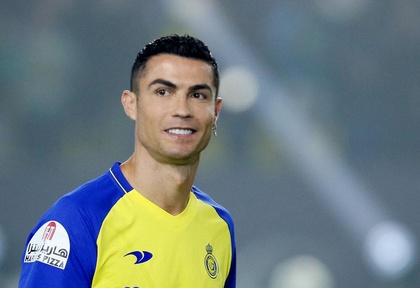
%> input picture siuu.jpg, 420 x 288 px, shrunk from 1000 x 685 before the run
$ octave canny.m   (GNU Octave 9; MATLAB toolbox functions it lacks are replaced by stand-ins)
%> lines starting %> are read from the running program, lines starting %| are printed output that depends on the picture; in (x1, y1, x2, y2) boxes, pixels count from 0 and x2, y2 are one past the last pixel; in counts of white or black regions, pixels touching at a corner belong together; the program's own positions count from 1
### gauFilter.m
function g = gauFilter(size,sigma)
size = fix(size) / 2;
[x, y] = meshgrid(-size:size, -size:size);
normal = 1 / (2.0 * pi * sigma^2);
g = exp(-((x.^2 + y.^2) / (2.0 * sigma^2))) * normal;
endfunction

### canny.m
clear all;
clc;
close all;
%Input image
img = imread("siuu.jpg");
%> img is the input picture: size 288x420x3 uint8; mean R, G, B 110, 123.4, 126
%Show input image
##figure, imshow(img);
%convert to gray image
R = img(:,:,1);
G = img(:,:,2);
B = img(:,:,3);
img = 0.298936*R + 0.587043*G + 0.114021*B;
%> img: size 288x420 uint8
img = double (img);
%> img: size 288x420 double
figure,imshow(img,[]);
title('Grayscale');
%Gaussian Filter Coefficient
g1 = gauFilter(5,1.0);
A = conv2(img, g1, 'same');
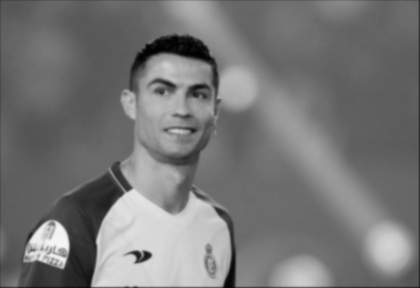
%> A: size 288x420 double; min 0.994, max 245.4, mean 118.7

figure,imshow(A,[]);
title('Blur Gaussian');
%Filter for horizontal and vertical direction
KGx = [-1, 0, 1; -2, 0, 2; -1, 0, 1];
KGy = [1, 2, 1; 0, 0, 0; -1, -2, -1];

%Convolution by image by horizontal and vertical filter
Filtered_X = conv2(A, KGx, 'same');
Filtered_Y = conv2(A, KGy, 'same');
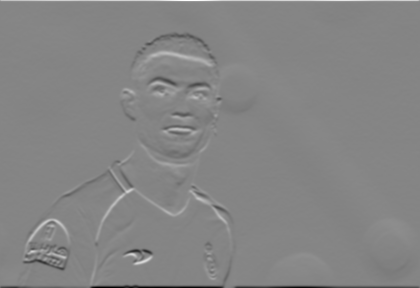
%> Filtered_Y: size 288x420 double; min -743.6, max 681.3, mean -0.4; drawn with min black and max white

%Calculate directions/orientations
arah = atan2 (Filtered_Y, Filtered_X);
arah = arah*180/pi;
pan=size(A,1);
%> pan = 288
leb=size(A,2);
%> leb = 420
##
%Adjustment for negative directions, making all directions positive
for i=1:pan
    for j=1:leb
        if (arah(i,j)<0)
            arah(i,j)=360+arah(i,j);
        end;
    end;
end;
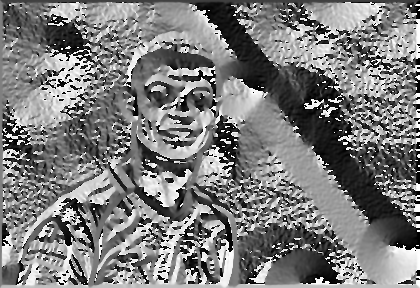
%> arah: size 288x420 double; min 0.00104, max 360, mean 175.5; drawn with min black and max white
arah2=zeros(pan, leb);
%Adjusting directions to nearest 0, 45, 90, or 135 degree
for i = 1  : pan
    for j = 1 : leb
        if ((arah(i, j) >= 0 ) && (arah(i, j) < 22.5) || (arah(i, j) >= 157.5) && (arah(i, j) < 202.5) || (arah(i, j) >= 337.5) && (arah(i, j) <= 360))
            arah2(i, j) = 0;
        elseif ((arah(i, j) >= 22.5) && (arah(i, j) < 67.5) || (arah(i, j) >= 202.5) && (arah(i, j) < 247.5))
            arah2(i, j) = 45;
        elseif ((arah(i, j) >= 67.5 && arah(i, j) < 112.5) || (arah(i, j) >= 247.5 && arah(i, j) < 292.5))
            arah2(i, j) = 90;
        elseif ((arah(i, j) >= 112.5 && arah(i, j) < 157.5) || (arah(i, j) >= 292.5 && arah(i, j) < 337.5))
            arah2(i, j) = 135;
        end;
    end;
end;
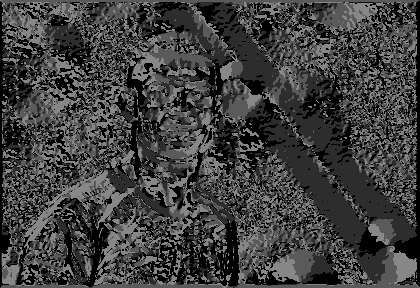
%> arah2: size 288x420 double; min 0, max 135, mean 62.7


##%Calculate magnitude
magnitude = (Filtered_X.^2) + (Filtered_Y.^2);
magnitude2 = sqrt(magnitude);
figure;
imshow(magnitude2,[]);
title('Magnitude');
##
BW = zeros (pan, leb);
%Non-Maximum Supression
for i=2:pan-1
    for j=2:leb-1
        if (arah2(i,j)==0)
            BW(i,j) = (magnitude2(i,j) == max([magnitude2(i,j), magnitude2(i,j+1), magnitude2(i,j-1)]));
        elseif (arah2(i,j)==45)
            BW(i,j) = (magnitude2(i,j) == max([magnitude2(i,j), magnitude2(i+1,j-1), magnitude2(i-1,j+1)]));
        elseif (arah2(i,j)==90)
            BW(i,j) = (magnitude2(i,j) == max([magnitude2(i,j), magnitude2(i+1,j), magnitude2(i-1,j)]));
        elseif (arah2(i,j)==135)
            BW(i,j) = (magnitude2(i,j) == max([magnitude2(i,j), magnitude2(i+1,j+1), magnitude2(i-1,j-1)]));
        end;
    end;
end;
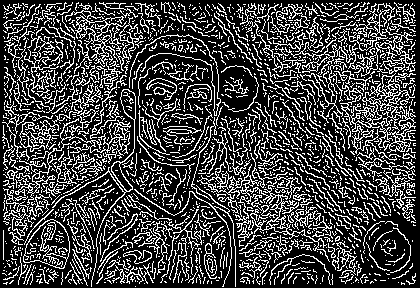
%> BW: size 288x420 double; values 0 (black) and 1 (white), 26.4% white in thin lines or dots
BW = BW.*magnitude2;
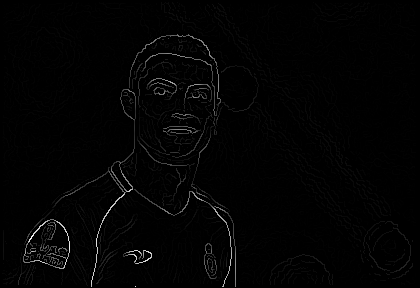
%> BW: size 288x420 double; min 0, max 572.9, mean 7.5; drawn with min black and max white
figure;
imshow(BW,[]);
title('Magnitude after using Non-Maximum Supression');
%Hysteresis Thresholding
%Value for Thresholding
T_Low = 0.075;
T_High = 0.175;
T_Low = T_Low * max(max(BW));
%> T_Low = 42.96
T_High = T_High * max(max(BW));
%> T_High = 100.2
T_res = zeros (pan, leb);
for i = 1  : pan
    for j = 1 : leb
        if (BW(i, j) < T_Low)
            T_res(i, j) = 0;
        elseif (BW(i, j) > T_High)
            T_res(i, j) = 1;
        %Using 8-connected components
        else
            T_res(i,j) = 0.5;
        end;
    end;
end;
figure;
imshow(T_res,[]);
title("double threshoding");
for i = 1  : pan
    for j = 1 : leb
      if (T_res(i,j) == 0.5)
        if ( BW(i+1,j)>T_High || BW(i-1,j)>T_High || BW(i,j+1)>T_High || BW(i,j-1)>T_High || BW(i-1, j-1)>T_High || BW(i-1, j+1)>T_High || BW(i+1, j+1)>T_High || BW(i+1, j-1)>T_High)
            T_res(i,j) = 1;
        else
            T_res(i,j) = 0;
        end;
        end;
    end;
end;
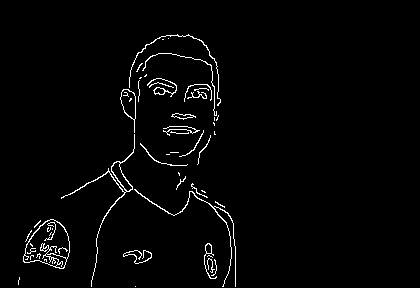
%> T_res: size 288x420 double; values 0 (black) and 1 (white), 2.2% white in thin lines or dots, all inside (x1, y1, x2, y2) = (18, 34, 236, 287)
edge_final = T_res;
%Show final edge detection result
figure;
imshow(edge_final,[]);
title('final')
imwrite(edge_final,"edge_detect_siuu.png")
